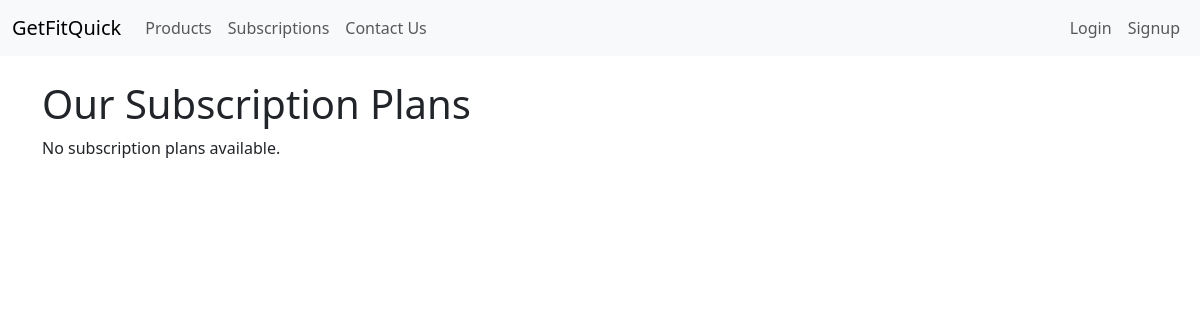
The app's page /subscriptions/, older data.
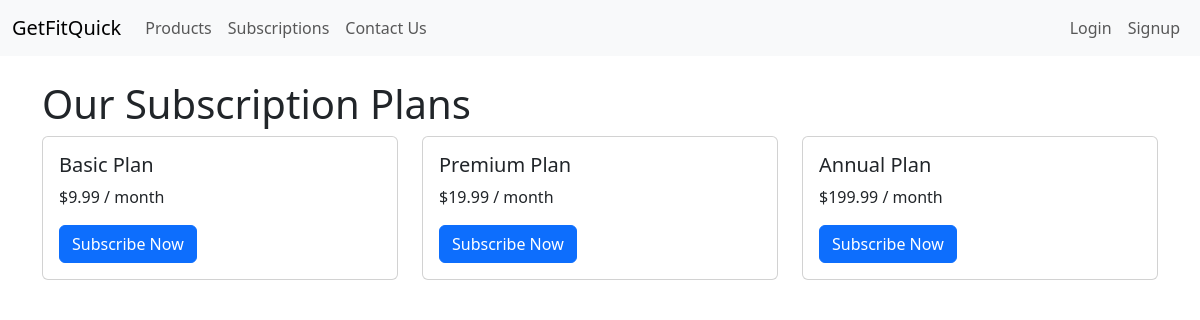
The same page, newer data.
### subscriptions/models.py (models this page shows, shortened)
class SubscriptionPlan(models.Model):
    name = models.CharField(max_length=100)
    description = models.TextField()
    price = models.DecimalField(max_digits=10, decimal_places=2)
    duration_in_months = models.IntegerField()

### subscriptions/views.py (the view)
# urls.py: path('', views.subscription_list, name='subscription_list'),
def subscription_list(request):
    plans = SubscriptionPlan.objects.all()
    return render(request, 'subscriptions/subscription_list.html', {'plans': plans})

### subscriptions/templates/subscriptions/subscription_list.html (shortened to what this page needs)
{% extends 'base.html' %}
{% block content %}
    <h1>Our Subscription Plans</h1>
    <div class="row">
        {% for plan in plans %}
            <div class="col-md-4">
                <div class="card mb-4">
                    <div class="card-body">
                        <h5 class="card-title">{{ plan.name }}</h5>
                        <p class="card-text">${{ plan.price }} / month</p>
                        <a href="#" class="btn btn-primary">Subscribe Now</a>
                    </div>
                </div>
            </div>
        {% empty %}
            <p>No subscription plans available.</p>
        {% endfor %}
    </div>
{% endblock %}

Row changes from the older to the newer data that the page shows:
added SubscriptionPlan: name "Basic Plan", price "9.99"
added SubscriptionPlan: name "Premium Plan", price "19.99"
added SubscriptionPlan: name "Annual Plan", price "199.99"
Text that changed along with them:
text no longer shown: "No subscription plans available."
